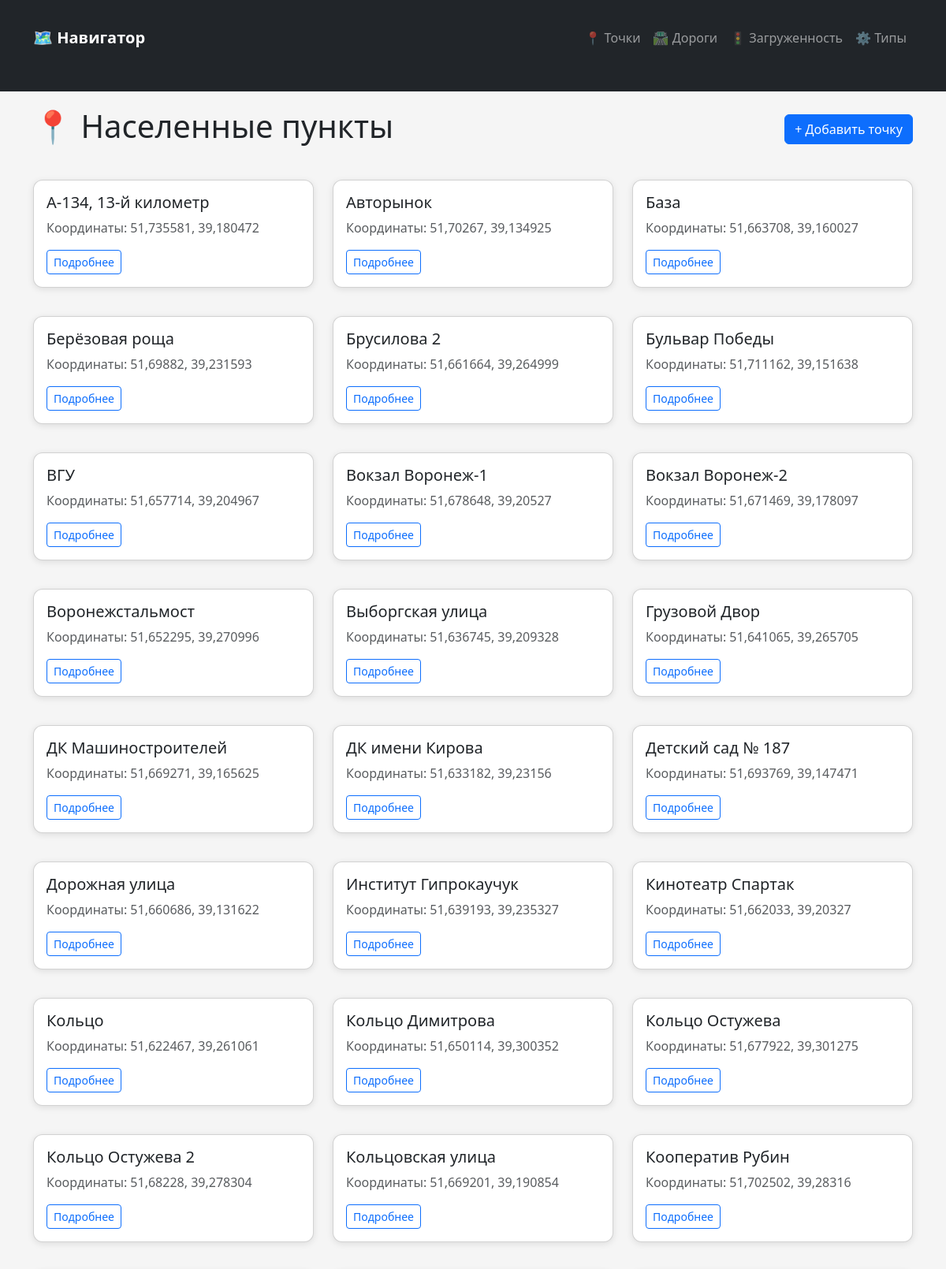
Page /locations/ (upper part) on the committed database.
### traffic/models.py (models this page shows, shortened)
class Location(models.Model):
    name = models.CharField(max_length=100, verbose_name="Название")
    latitude = models.FloatField(verbose_name="Широта")
    longitude = models.FloatField(verbose_name="Долгота")
    class Meta:
        verbose_name = 'Населённый пункт'
        verbose_name_plural = 'Населённые пункты'
        unique_together = ('latitude', 'longitude')

### traffic/views.py (the view, shortened to what this page needs)
    def handler(request, pk=None):
        queryset = model.objects.all()
        if model == RoadSegment:
            queryset = queryset.select_related('point_a', 'point_b')
        elif model == Traffic:
            queryset = queryset.select_related('road_segment', 'congestion_type')
        elif model == Location:
            queryset = queryset.order_by('name')
        return render(request, f'traffic/list_{template_base}s.html', {f'{template_base}s': queryset})

### traffic/views.py (called while the page is built, shortened)
def create_crud_handler(model, form_class, template_base, serialize_func=None):
    def handler(request, pk=None):
        queryset = model.objects.all()
        if model == RoadSegment:
            queryset = queryset.select_related('point_a', 'point_b')
        elif model == Traffic:
            queryset = queryset.select_related('road_segment', 'congestion_type')
        elif model == Location:
            queryset = queryset.order_by('name')
        return render(request, f'traffic/list_{template_base}s.html', {f'{template_base}s': queryset})
    return handler

### traffic/templates/traffic/list_locations.html (shortened to what this page needs)
{% extends 'traffic/layout.html' %}
{% block content %}
<div class="d-flex justify-content-between align-items-center mb-3">
    <h1>📍 Населенные пункты</h1>
    <a href="{% url 'location_create' %}" class="btn btn-primary">+ Добавить точку</a>
</div>
<div class="row">
    {% if locations %}
        {% for loc in locations %}
        <div class="col-md-4">
            <div class="card mb-3">
                <div class="card-body">
                    <h5 class="card-title">{{ loc.name }}</h5>
                    <p class="card-text text-muted">Координаты: {{ loc.latitude }}, {{ loc.longitude }}</p>
                    <a href="{% url 'location_detail' loc.id %}" class="btn btn-sm btn-outline-primary">Подробнее</a>
                </div>
            </div>
        </div>
        {% endfor %}
    {% else %}
        <div class="alert alert-warning">Нет записей</div>
    {% endif %}
</div>
{% endblock %}

### traffic/templates/traffic/layout.html (style rules this page uses)
body { background-color: #f5f5f5; }
.card { margin-top: 20px; border-radius: 12px; box-shadow: 0 2px 8px rgba(0,0,0,0.1); }
.btn-sm { margin-right: 5px; }

### rows in the picture
Location: name "А-134, 13-й километр", latitude "51,735581", longitude "39,180472"
Location: name "Авторынок", latitude "51,70267", longitude "39,134925"
Location: name "База", latitude "51,663708", longitude "39,160027"
Location: name "Берёзовая роща", latitude "51,69882", longitude "39,231593"
Location: name "Брусилова 2", latitude "51,661664", longitude "39,264999"
Location: name "Бульвар Победы", latitude "51,711162", longitude "39,151638"
Location: name "ВГУ", latitude "51,657714", longitude "39,204967"
Location: name "Вокзал Воронеж-1", latitude "51,678648", longitude "39,20527"
Location: name "Вокзал Воронеж-2", latitude "51,671469", longitude "39,178097"
Location: name "Воронежстальмост", latitude "51,652295", longitude "39,270996"
Location: name "Выборгская улица", latitude "51,636745", longitude "39,209328"
Location: name "Грузовой Двор", latitude "51,641065", longitude "39,265705"
Location: name "ДК Машиностроителей", latitude "51,669271", longitude "39,165625"
Location: name "ДК имени Кирова", latitude "51,633182", longitude "39,23156"
Location: name "Детский сад № 187", latitude "51,693769", longitude "39,147471"
Location: name "Дорожная улица", latitude "51,660686", longitude "39,131622"
Location: name "Институт Гипрокаучук", latitude "51,639193", longitude "39,235327"
Location: name "Кинотеатр Спартак", latitude "51,662033", longitude "39,20327"
Location: name "Кольцо", latitude "51,622467", longitude "39,261061"
Location: name "Кольцо Димитрова", latitude "51,650114", longitude "39,300352"
Location: name "Кольцо Остужева", latitude "51,677922", longitude "39,301275"
Location: name "Кольцо Остужева 2", latitude "51,68228", longitude "39,278304"
Location: name "Кольцовская улица", latitude "51,669201", longitude "39,190854"
Location: name "Кооператив Рубин", latitude "51,702502", longitude "39,28316"
